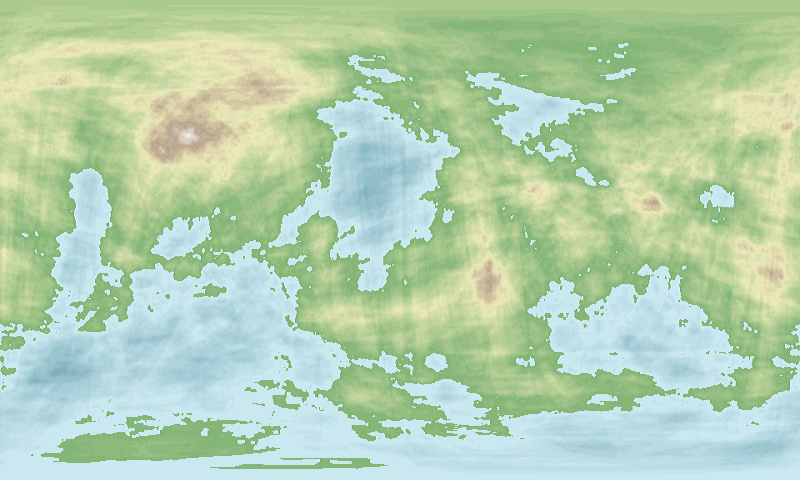

This is a level from a 2D game, rendered from its Tiled map with the project's own tilesets. A one-line summary and the map file follow, with tile-layer data summarised:
An orthogonal 1x1 tile map with 800x480 px tiles, 1 tile layer (Tile Layer 1) and 4 objects (city1, city2, city3, city4).

<map version="1.0" orientation="orthogonal" renderorder="right-up" width="1" height="1" tilewidth="800" tileheight="480">
 <tileset firstgid="1" name="worldgen" tilewidth="800" tileheight="480">
  <image source="worldgen.png" width="800" height="480" />
 </tileset>
 <layer name="Tile Layer 1" width="1" height="1">
  <data>[1 cells, 1 non-empty, 1 distinct tile ids]</data>
 </layer>
 <objectgroup name="cities">
  <object name="city1" x="427" y="128" width="46" height="46">
   <ellipse />
  </object>
  <object name="city2" x="242" y="228" width="46" height="46">
   <ellipse />
  </object>
  <object name="city3" x="325" y="339.5" width="46" height="46">
   <ellipse />
  </object>
  <object name="city4" x="604" y="264.5" width="46" height="46">
   <ellipse />
  </object>
 </objectgroup>
</map>
